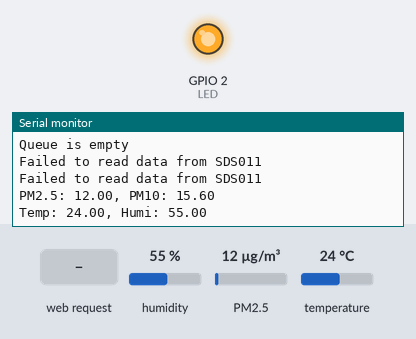
The program below on a simulated ESP32. Shown: output pins drawn as LEDs (lit = HIGH), the last lines printed to the serial monitor. The inputs (shaded band) are chosen by the test bench; at power-on: humidity 55 %, PM2.5 12 µg/m³, temperature 24 °C. WiFi joins after 1.5 s; servers stay silent unless stated; EEPROM starts erased; no MQTT or app messages arrive unless stated.

Above: at 2.7 s.
2.8 s: HTTP request GET / received
At 3.4 s:
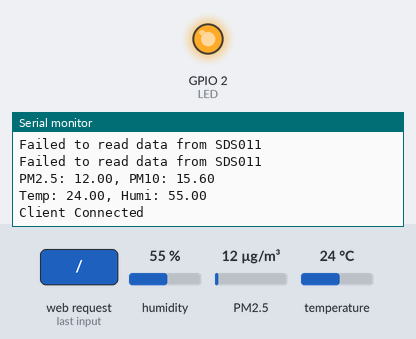
4.3 s: HTTP request GET /get?wifi_id=1 received
At 4.49 s:
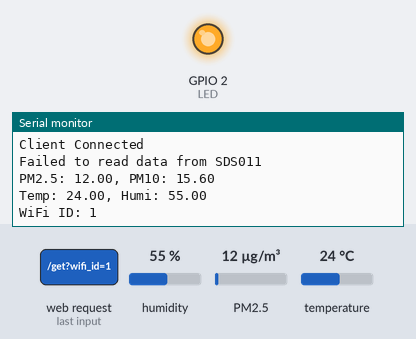

The program:

main.cpp
```cpp
#include <WiFi.h>
#include <HardwareSerial.h>
#include "SDS011.h"
#include <freertos/FreeRTOS.h>
#include <freertos/task.h>
#include <Adafruit_Sensor.h>
#include <DHT.h>
#include <DHT_U.h>
#include <PubSubClient.h>
#include "sys_capserver.hpp"
#include "sys_wifi.hpp"

const char *mqtt_ssid = "testuser";
const char *mqtt_password = "wukdeg-9pimty-zomCew";
const char *mqtt_server = "broker.hivemq.com";
const int mqtt_port = 1883; // MQTT default port
const char *mqtt_topic = "esp32/test11";

#define DHTPIN 19     // Digital pin connected to the DHT sensor
#define DHTTYPE DHT11 // DHT 11

#define BOOT_PIN 0

#define RX_PIN 16 // Choose appropriate RX pin on ESP32
#define TX_PIN 17 // Choose appropriate TX pin on ESP32

// Define a struct to hold PM2.5 and PM10 data
typedef struct
{
    float pm25;
    float pm10;
} SDS011_SensorData;

typedef struct
{
    float temp;
    float humi;
} DHT11_SensorData;

SDS011 sds011;
DHT_Unified dht(DHTPIN, DHTTYPE);
WiFiClient espClient;
PubSubClient client(espClient);
volatile uint8_t Interupt_Flag = 0;
QueueHandle_t sensor1Queue;
QueueHandle_t sensor2Queue;

// This function will be called when the BOOT pin transitions from LOW to HIGH (rising edge)
void bootInterruptHandler()
{
    Serial.println("Interupt ocur");
    Interupt_Flag = 1;
}

// Task function for Task 1
void task1Function(void *parameter)
{
    while (true)
    {
        float pm25, pm10;
        SDS011_SensorData SDS011_SensorData_t;
        vTaskPrioritySet(NULL, configMAX_PRIORITIES - 1);
        if (sds011.read(&pm25, &pm10))
        {
            SDS011_SensorData_t.pm25 = pm25;
            SDS011_SensorData_t.pm10 = pm10;
            xQueueOverwrite(sensor1Queue, &SDS011_SensorData_t);
        }
        else
        {
            Serial.println("Failed to read data from SDS011");
        }

        vTaskPrioritySet(NULL, 1);
        vTaskDelay(pdMS_TO_TICKS(500)); // Delay for 500 msecond
    }
}
void task2Function(void *parameter)
{
    while (true)
    {
        DHT11_SensorData DHT11_SensorData_t = {0, 0};

        vTaskPrioritySet(NULL, configMAX_PRIORITIES - 1);
        sensors_event_t event;

        dht.temperature().getEvent(&event);
        if (isnan(event.temperature))
        {
            Serial.println(F("Error reading temperature!"));
        }
        else
        {
            DHT11_SensorData_t.temp = event.temperature;
        }
        // Get humidity event and print its value.
        dht.humidity().getEvent(&event);
        vTaskPrioritySet(NULL, 1);
        if (isnan(event.relative_humidity))
        {
            Serial.println(F("Error reading humidity!"));
        }
        else
        {
            DHT11_SensorData_t.humi = event.relative_humidity;
        }
        xQueueOverwrite(sensor2Queue, &DHT11_SensorData_t);
        vTaskDelay(pdMS_TO_TICKS(500)); // Delay for 500 msecond
    }
}
void task3Function(void *parameter)
{
    while (true)
    {
        sys_capserver_proc();
        if (Interupt_Flag)
        {
            clearWiFiCredentials();
            Interupt_Flag = 0;
        }
        if (wifiState == WIFI_CONNECTED)
        {
        }
        vTaskDelay(pdMS_TO_TICKS(1));
    }
}

void task4Function(void *parameter)
{
    while (true)
    {
        if (wifiState == WIFI_CONFIGURED_NOT_CONNECTED)
        {
            pinMode(2, OUTPUT);
            digitalWrite(2, !digitalRead(2)); // Toggle the LED pin state
        }

        vTaskDelay(pdMS_TO_TICKS(1000));
    }
}

void task5Function(void *parameter)
{
    while (true)
    {
        SDS011_SensorData SDS011_SensorData_t;
        DHT11_SensorData DHT11_SensorData_t;
        // Read data from the queue and remove it
        if (xQueueReceive(sensor1Queue, &SDS011_SensorData_t, 0) == pdTRUE)
        { // 0 means don't block if the queue is empty
            // Print the data to the log
            Serial.print("PM2.5: ");
            Serial.print(SDS011_SensorData_t.pm25);
            Serial.print(", PM10: ");
            Serial.println(SDS011_SensorData_t.pm10);
        }
        else
        {
            // Queue is empty, print a message indicating that
            Serial.println("Queue is empty");
        }
        if (xQueueReceive(sensor2Queue, &DHT11_SensorData_t, 0) == pdTRUE)
        { // 0 means don't block if the queue is empty
            // Print the data to the log
            Serial.print("Temp: ");
            Serial.print(DHT11_SensorData_t.temp);
            Serial.print(", Humi: ");
            Serial.println(DHT11_SensorData_t.humi);
        }
        else
        {
            // Queue is empty, print a message indicating that
            Serial.println("Queue is empty");
        }
        if (wifiState == WIFI_CONNECTED)
        {
            // Create a character array to hold the JSON string
            char jsonBuffer[128];

            // Format the sensor data into the JSON string
            snprintf(jsonBuffer, 128, "{\"id\": %d, \"pm25\": %.2f, \"pm10\": %.2f, \"hum\": %.2f, \"temp\": %.2f}",
                     1, SDS011_SensorData_t.pm25, SDS011_SensorData_t.pm10, DHT11_SensorData_t.humi, DHT11_SensorData_t.temp);
            if (!client.connected())
            {
                client.connect("ESP32Client");
            }
            client.loop();
            client.publish(mqtt_topic, jsonBuffer);
        }
        vTaskDelay(pdMS_TO_TICKS(1000));
    }
}

void setup()
{
    Serial.begin(9600);
    sds011.begin(&Serial2);
    dht.begin();
    sys_wifi_init();
    sys_capserver_init();
    pinMode(BOOT_PIN, INPUT_PULLUP);                                                // Configure BOOT pin as input with internal pull-up resistor
    attachInterrupt(digitalPinToInterrupt(BOOT_PIN), bootInterruptHandler, RISING); // Attach interrupt handler to rising edge of BOOT pin
    Serial.println("All Done!");
    client.setServer(mqtt_server, mqtt_port);
    // Create queues
    sensor1Queue = xQueueCreate(1, sizeof(SDS011_SensorData)); // Adjust queue size and data type
    sensor2Queue = xQueueCreate(1, sizeof(DHT11_SensorData));  // Adjust queue size and data type

    xTaskCreate(
        task1Function, // Task function
        "Task 1",      // Task name
        10000,         // Stack size (bytes)
        NULL,          // Task parameters
        1,             // Task priority
        NULL           // Task handle
    );
    xTaskCreate(
        task2Function, // Task function
        "Task 2",      // Task name
        10000,         // Stack size (bytes)
        NULL,          // Task parameters
        1,             // Task priority
        NULL           // Task handle
    );
    xTaskCreate(
        task3Function, // Task function
        "Task 3",      // Task name
        10000,         // Stack size (bytes)
        NULL,          // Task parameters
        1,             // Task priority
        NULL           // Task handle
    );
    xTaskCreate(
        task4Function, // Task function
        "Task 4",      // Task name
        10000,         // Stack size (bytes)
        NULL,          // Task parameters
        1,             // Task priority
        NULL           // Task handle
    );
    xTaskCreate(
        task5Function, // Task function
        "Task 5",      // Task name
        10000,         // Stack size (bytes)
        NULL,          // Task parameters
        1,             // Task priority
        NULL           // Task handle
    );
}

void loop()
{
}
```

sys_capserver.cpp
```cpp
#include "sys_capserver.hpp"
#include <freertos/FreeRTOS.h>
#include <freertos/task.h>
#include <AsyncTCP.h>
#include <DNSServer.h>
#include "ESPAsyncWebServer.h"
#include "sys_eeprom.hpp"
#include "sys_wifi.hpp"

const char index_html[] PROGMEM = R"rawliteral(
<!DOCTYPE HTML>
<html>
<head>
  <title>WiFi Setup</title>
  <meta name="viewport" content="width=device-width, initial-scale=1">
  <style>
    body {
      font-family: Arial, sans-serif;
      background-color: #f2f2f2;
      margin: 0;
      padding: 0;
    }
    h3 {
      color: #333;
    }
    form {
      background-color: #fff;
      max-width: 400px;
      margin: 20px auto;
      padding: 20px;
      border-radius: 8px;
      box-shadow: 0 4px 8px rgba(0, 0, 0, 0.1);
    }
    input[type="text"], input[type="password"], input[type="submit"] {
      width: 100%;
      padding: 10px;
      margin: 5px 0;
      border: 1px solid #ccc;
      border-radius: 4px;
      box-sizing: border-box;
    }
    input[type="submit"] {
      background-color: #4CAF50;
      color: white;
      border: none;
      cursor: pointer;
    }
    input[type="submit"]:hover {
      background-color: #45a049;
    }
  </style>
</head>
<body>
  <h3>WiFi Setup</h3>
  <form action="/get">
    <br>
    <label for="wifi_id">WiFi ID:</label><br>
    <input type="text" id="wifi_id" name="wifi_id">
    <br>
    <label for="wifi_password">WiFi Password:</label><br>
    <input type="password" id="wifi_password" name="wifi_password">
    <br>
    <input type="submit" value="Connect">
  </form>
</body>
</html>)rawliteral";

class CaptiveRequestHandler : public AsyncWebHandler
{
public:
    CaptiveRequestHandler() {}
    virtual ~CaptiveRequestHandler() {}

    bool canHandle(AsyncWebServerRequest *request)
    {
        return true;
    }

    void handleRequest(AsyncWebServerRequest *request)
    {
        request->send_P(200, "text/html", index_html);
    }
};

DNSServer dnsServer;
AsyncWebServer server(80);
bool wifi_id_received = false;
bool wifi_password_received = false;
String wifi_id;
String wifi_password;

void sys_capserver_init()
{
    server.on("/", HTTP_GET, [](AsyncWebServerRequest *request)
              {
      request->send_P(200, "text/html", index_html);
      Serial.println("Client Connected"); });

    server.on("/get", HTTP_GET, [](AsyncWebServerRequest *request)
              {
      String inputMessage;
      String inputParam;

      if (request->hasParam("wifi_id")) {
        inputMessage = request->getParam("wifi_id")->value();
        wifi_id = inputMessage;
        wifi_id_received = true;
        Serial.println("WiFi ID: " + wifi_id);
      }

      if (request->hasParam("wifi_password")) {
        inputMessage = request->getParam("wifi_password")->value();
        wifi_password = inputMessage;
        wifi_password_received = true;
        Serial.println("WiFi Password: " + wifi_password);
      }

      if(wifi_id_received && wifi_password_received) {
        request->send(200, "text/html", "WiFi ID and Password received. Connecting to WiFi...");
      } else {
        request->send(400, "text/html", "Error: WiFi ID or Password missing.");
      } });
    dnsServer.start(53, "*", WiFi.softAPIP());
    server.addHandler(new CaptiveRequestHandler()).setFilter(ON_AP_FILTER);
    server.begin();
}

void sys_capserver_proc()
{
    dnsServer.processNextRequest();
    if (wifi_id_received && wifi_password_received)
    {

        connectToWiFi(wifi_id.c_str(),wifi_password.c_str());
        if(wifiState == WIFI_CONNECTED){
            saveWiFiCredentials(wifi_id.c_str(),wifi_password.c_str());
            Serial.println("Saved");
        }
        wifi_id_received = false;
        wifi_password_received = false;
    }

}
```

sys_capserver.hpp
```cpp
#ifndef SYS_CAPSERVER_H
#define SYS_CAPSERVER_H

extern void sys_capserver_init();
extern void sys_capserver_proc();
#endif
```

sys_eeprom.cpp
```cpp
#include <EEPROM.h>
#include <sys_eeprom.hpp>

char sys_eeprom_ssid[MAX_SSID_LENGTH];
char sys_eeprom_password[MAX_PASSWORD_LENGTH];

void clearWiFiCredentialsInEEPROM() {
    EEPROM.begin(512);

    // Clear SSID
    for (int i = 0; i < MAX_SSID_LENGTH; i++) {
        EEPROM.write(SSID_EEPROM_ADDR + i, '\0');
    }

    // Clear password
    for (int i = 0; i < MAX_PASSWORD_LENGTH; i++) {
        EEPROM.write(PASSWORD_EEPROM_ADDR + i, '\0');
    }

    EEPROM.commit();
}


void readWiFiCredentialsFromEEPROM()
{
    EEPROM.begin(512);
    for (int i = 0; i < MAX_SSID_LENGTH; i++)
    {
        sys_eeprom_ssid[i] = EEPROM.read(SSID_EEPROM_ADDR + i);
        if (sys_eeprom_ssid[i] == '\0')
        {
            break;
        }
    }

    for (int i = 0; i < MAX_PASSWORD_LENGTH; i++)
    {
        sys_eeprom_password[i] = EEPROM.read(PASSWORD_EEPROM_ADDR + i);
        if (sys_eeprom_password[i] == '\0')
        {
            break;
        }
    }
}

void saveWiFiCredentialsToEEPROM(const char *ssid, const char *password)
{
    for (int i = 0; i < MAX_SSID_LENGTH; i++)
    {
        EEPROM.write(SSID_EEPROM_ADDR + i, ssid[i]);
        sys_eeprom_ssid[i] = ssid[i];
        if (ssid[i] == '\0')
        {
            break;
        }
    }

    for (int i = 0; i < MAX_PASSWORD_LENGTH; i++)
    {
        EEPROM.write(PASSWORD_EEPROM_ADDR + i, password[i]);
        sys_eeprom_password[i] = password[i];
        if (password[i] == '\0')
        {
            break;
        }
    }

    EEPROM.commit();
}
```

sys_eeprom.hpp
```cpp
#ifndef SYS_EEPROM_H
#define SYS_EEPROM_H

#define MAX_SSID_LENGTH 32
#define MAX_PASSWORD_LENGTH 64

#define SSID_EEPROM_ADDR 0
#define PASSWORD_EEPROM_ADDR (SSID_EEPROM_ADDR + MAX_SSID_LENGTH)

extern char sys_eeprom_ssid[MAX_SSID_LENGTH];
extern char sys_eeprom_password[MAX_PASSWORD_LENGTH];

extern void readWiFiCredentialsFromEEPROM();
extern void clearWiFiCredentialsInEEPROM();
extern void saveWiFiCredentialsToEEPROM(const char *ssid, const char *password);
#endif
```

sys_wifi.cpp
```cpp
#include <sys_wifi.hpp>
#include <sys_eeprom.hpp>
#include <WiFi.h>

WiFiState wifiState = WIFI_NOT_CONFIGURED;

void connectToWiFi(const char *ssid, const char *password)
{
    Serial.println("Connecting to WiFi...");
    WiFi.begin(ssid, password);

    uint8_t attempts = 0;
    while (WiFi.status() != WL_CONNECTED && attempts < 20)
    { // Try to connect for up to 10 seconds
        delay(500);
        Serial.print(".");
        attempts++;
    }
    if (WiFi.status() == WL_CONNECTED)
    {
        Serial.println("\nWiFi connected!");
        Serial.print("IP Address: ");
        Serial.println(WiFi.localIP());

        // Disable AP mode
        WiFi.softAPdisconnect(true);

        // Turn on built-in LED
        pinMode(2, OUTPUT);
        digitalWrite(2, HIGH); // Assuming built-in LED is active low
        wifiState = WIFI_CONNECTED;
    }
    else
    {
        wifiState = WIFI_CONFIGURED_NOT_CONNECTED;
    }
}

void saveWiFiCredentials(const char *newSSID, const char *newPassword)
{
    // Save new WiFi credentials to EEPROM
    saveWiFiCredentialsToEEPROM(newSSID, newPassword);
}

void sys_wifi_init()
{
    readWiFiCredentialsFromEEPROM();

    if (strlen(sys_eeprom_ssid) > 0 && strlen(sys_eeprom_password) > 0)
    {
        connectToWiFi(sys_eeprom_ssid, sys_eeprom_password);
    }
    else
    {
        Serial.println("No WiFi credentials found. Please configure WiFi.");
        Serial.println("\n Restarting AP mode...");
        WiFi.mode(WIFI_AP);
        WiFi.softAP("esp-captive");
        Serial.print("AP IP address: ");
        Serial.println(WiFi.softAPIP());
    }
}

void clearWiFiCredentials()
{
    clearWiFiCredentialsInEEPROM();
    wifiState = WIFI_NOT_CONFIGURED;
    pinMode(2, OUTPUT);
    digitalWrite(2, LOW); // Assuming built-in LED is active low
    sys_wifi_init();
}
```

sys_wifi.hpp
```cpp
#ifndef SYS_WIFI_H
#define SYS_WIFI_H

enum WiFiState {
  WIFI_NOT_CONFIGURED,
  WIFI_CONFIGURED_NOT_CONNECTED,
  WIFI_CONNECTED
};

extern WiFiState wifiState;
extern void saveWiFiCredentials(const char *newSSID, const char *newPassword);
extern void clearWiFiCredentials();
extern void connectToWiFi(const char *ssid, const char *password);
extern void sys_wifi_init();
#endif
```

Measured:
- after the input at 2.8 s, the serial monitor: prints a new line at once (image 1)
- after the input at 4.3 s, the serial monitor: prints a new line at once (image 2)
